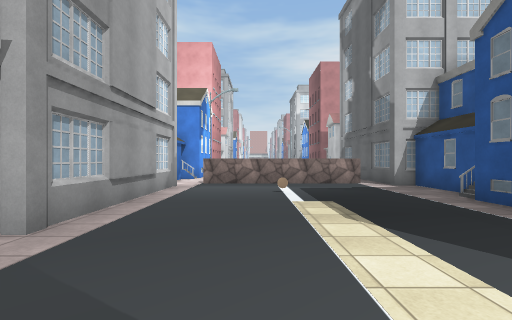
view 1 (above)

18 first-person views from a walk through a 3-D level made in the Unity game engine. The camera is 1.5 m above the floor, looks level and sees 90° across. The floor is counted in squares, 2 m on a side. Each view is taken from the middle of a square. On the plan, view 1 faces up. The plan holds only what a view shows up to about 9 squares ahead; the rest is blank. The place goes on beyond the plan. The player is left out. Some surface patterns are stand-ins.

view 2
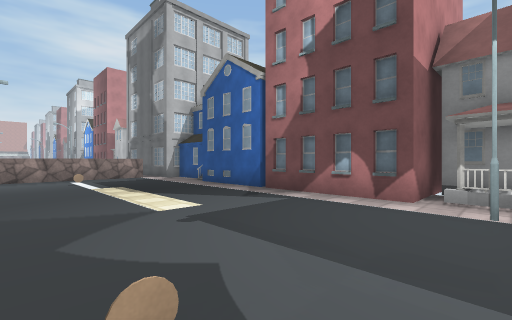

view 3
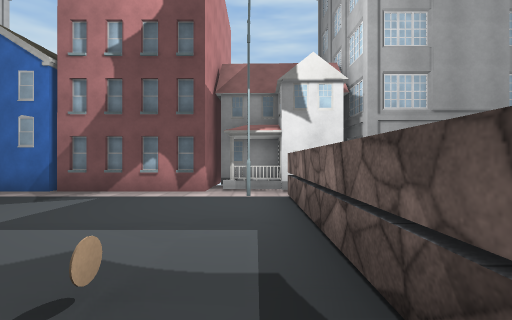

view 4
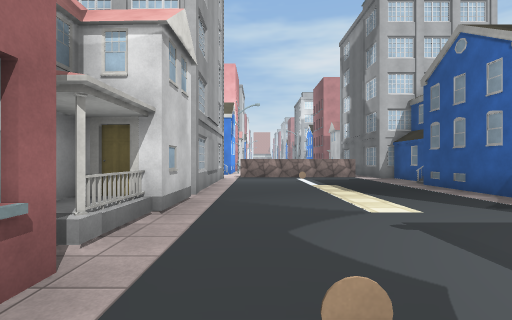

view 5
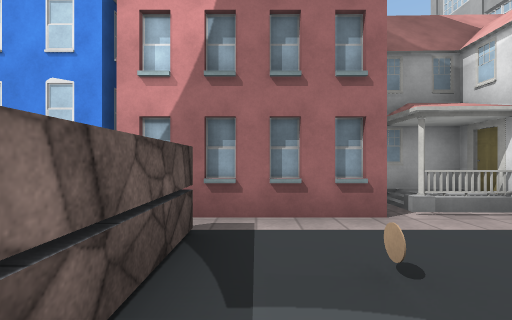

view 6
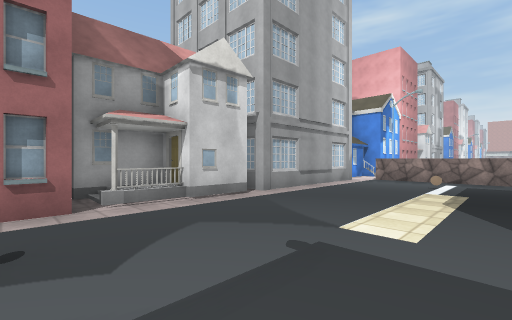

view 7
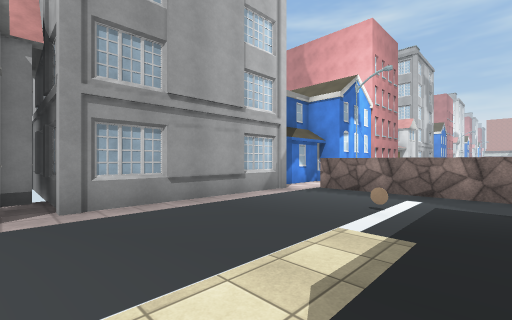

view 8
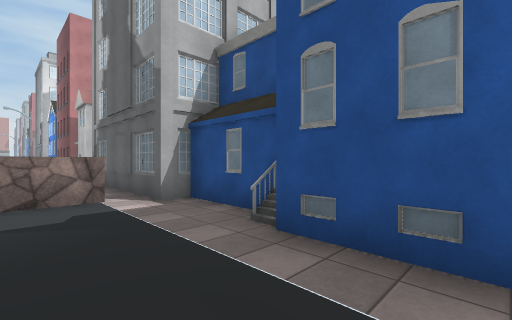

view 9
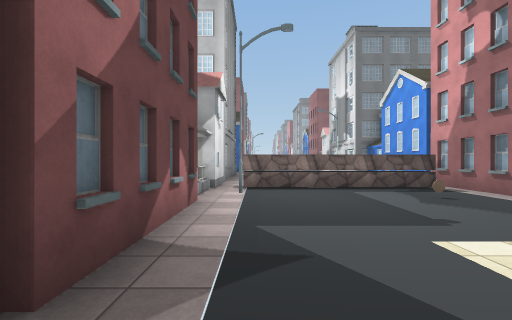

view 10
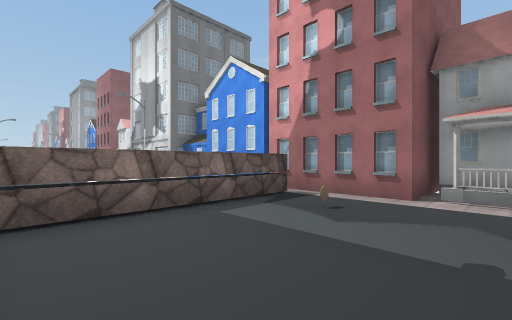

view 11
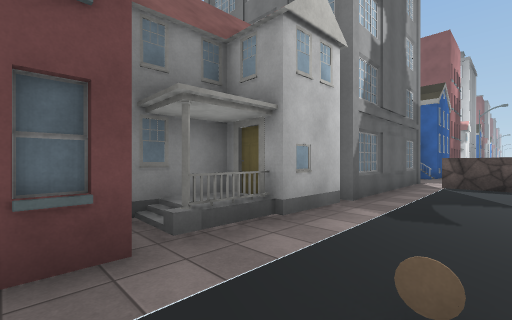

view 12
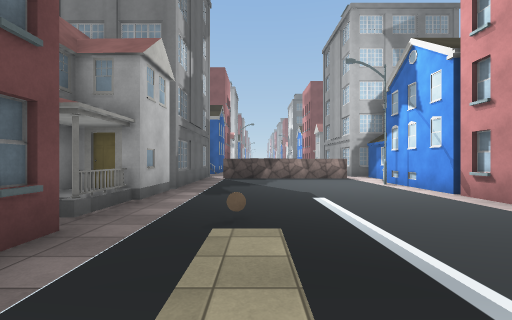

view 13
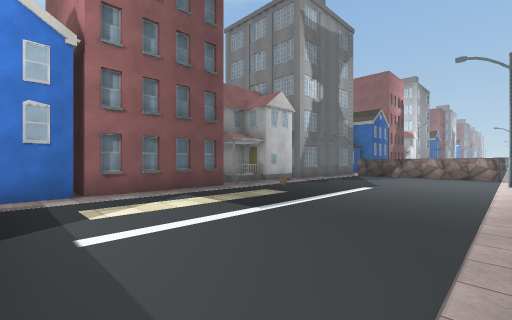

view 14
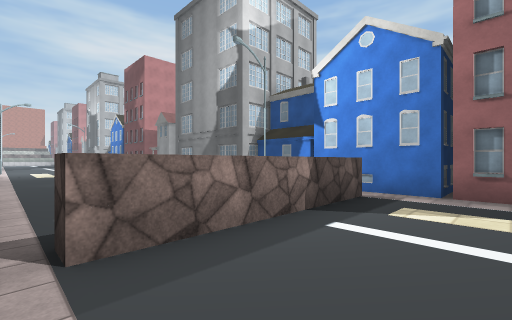

view 15
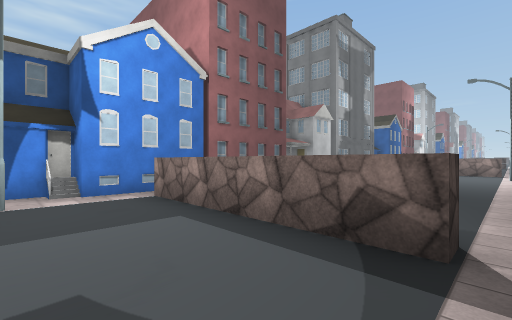

view 16
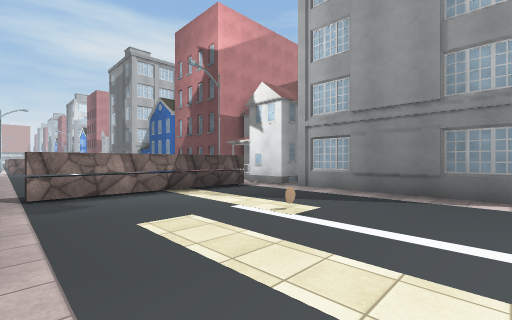

view 17
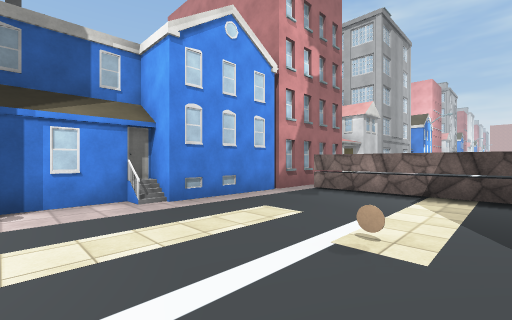

view 18
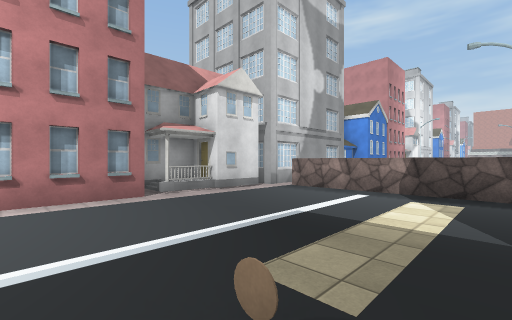

### Floor plan
Key: @ floor where view 1 was taken; # wall or solid block; x gap in a wall; . main floor; : floor 0.5 m higher than the main floor; / step, stairs or slope; C coin; B building; S streetlight.
Columns run from 6 left of view 1 to 6 right of it. Each row starts with its distance up from view 1.
 24     .....S.#
 23     ......##
 22     .####x#
 21    #......#
 20  BB#......###
 19  BB#......#
 18  BBB......#
 17    #......#
 16    #....C.##
 15    #......B#
 14    #......##
 13    #......#
 12     ......#
 11     S.....#
 10    #......#
  9   B#.####x#
  8    #......##
  7    #.......#
  6    #...C...#
  5    #......B#
  4    #......##
  3 BBB#......#
  2  B##......#
  1  BB#......#
  0  BB:..@...#
 -1  B#/......#
 -2    #.C....###
 -3    #.....SB#
 -4    #.####x##
 -5 BB #......##
 -6     ......#
 -7     ......#
 -8   B#...C..#
 -9   B#......#
-10  BB#......#

Where each view was taken, in squares from view 1:
view 1: 0 up, 0 right, facing up
view 2: 3 down, 1 left, facing up-right
view 3: 3 down, 2 left, facing right
view 4: 3 down, 1 left, facing up
view 5: 3 down, 1 right, facing left
view 6: 2 down, 2 right, facing up-left
view 7: 2 up, 2 right, facing up-left
view 8: 3 up, 2 right, facing up-right
view 9: 3 up, 3 right, facing down
view 10: 0 up, 3 right, facing down-left
view 11: 17 up, 2 right, facing down-right
view 12: 19 up, 2 right, facing down
view 13: 21 up, 2 left, facing down-right
view 14: 19 up, 2 left, facing up-right
view 15: 24 up, 2 left, facing down-right
view 16: 10 down, 2 left, facing up-right
view 17: 10 down, 2 right, facing up-left
view 18: 15 up, 3 right, facing up-left
